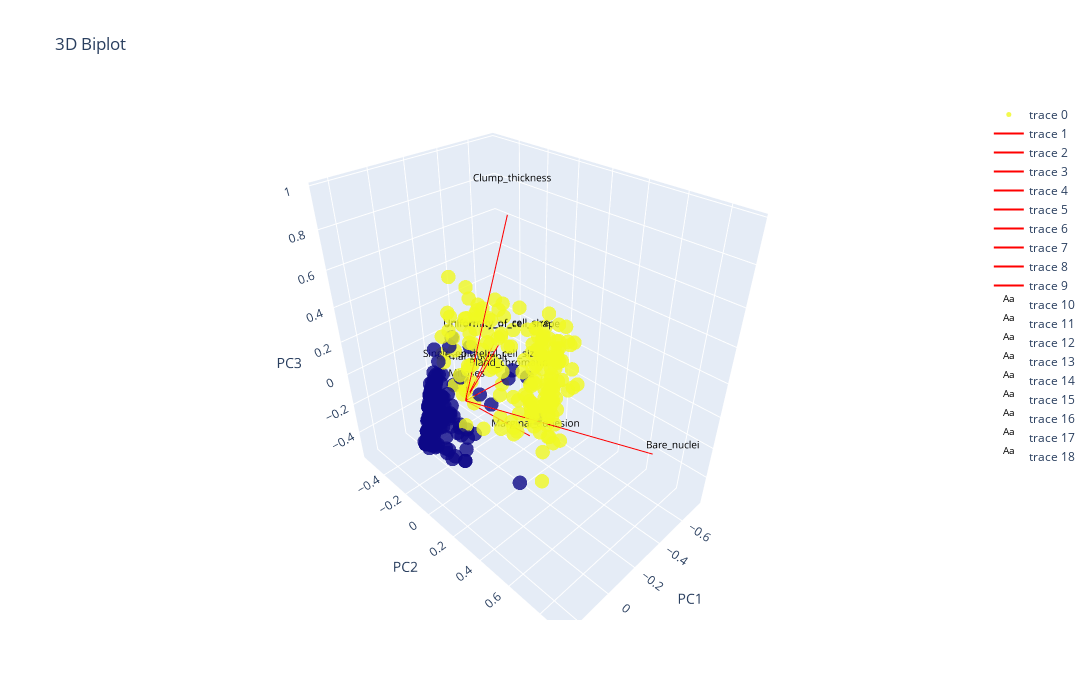

The notebook cell saved with this chart:
### Markdown cell above
**2.6 3D Biplot**

### Code cell
pca.biplot_3D(X_train, y_train, PC=(0,1,2), width=1200, height=700)

### Figure 1 — Plotly figure (JSON) as saved in the notebook; plotly's stock layout.template omitted (floating-point values rounded to 4 significant figures; data arrays with more than 128 entries replaced by an {"elided": "..."} marker saying what was removed)
{"data": [{"marker": {"color": {"elided": "524 int values"}, "opacity": 0.8, "size": 5}, "mode": "markers", "type": "scatter3d", "x": {"elided": "524 float values"}, "y": {"elided": "524 float values"}, "z": {"elided": "524 float values"}}, {"line": {"color": "red"}, "mode": "lines", "type": "scatter3d", "x": [0, -0.2902], "y": [0, 0.01405], "z": [0, 0.8785]}, {"line": {"color": "red"}, "mode": "lines", "type": "scatter3d", "x": [0, -0.4088], "y": [0, -0.2374], "z": [0, 0.03139]}, {"line": {"color": "red"}, "mode": "lines", "type": "scatter3d", "x": [0, -0.3939], "y": [0, -0.1812], "z": [0, 0.05839]}, {"line": {"color": "red"}, "mode": "lines", "type": "scatter3d", "x": [0, -0.3449], "y": [0, 0.1037], "z": [0, -0.385]}, {"line": {"color": "red"}, "mode": "lines", "type": "scatter3d", "x": [0, -0.2468], "y": [0, -0.1741], "z": [0, -0.04377]}, {"line": {"color": "red"}, "mode": "lines", "type": "scatter3d", "x": [0, -0.4254], "y": [0, 0.8211], "z": [0, -0.09061]}, {"line": {"color": "red"}, "mode": "lines", "type": "scatter3d", "x": [0, -0.2914], "y": [0, -0.02845], "z": [0, -0.04026]}, {"line": {"color": "red"}, "mode": "lines", "type": "scatter3d", "x": [0, -0.3647], "y": [0, -0.4191], "z": [0, -0.2449]}, {"line": {"color": "red"}, "mode": "lines", "type": "scatter3d", "x": [0, -0.1212], "y": [0, -0.1375], "z": [0, -0.06258]}, {"mode": "text", "text": ["Clump_thickness"], "textfont": {"color": "black", "size": 10}, "type": "scatter3d", "x": [-0.3192], "y": [0.01546], "z": [0.9663]}, {"mode": "text", "text": ["Uniformity_of_cell_size"], "textfont": {"color": "black", "size": 10}, "type": "scatter3d", "x": [-0.4497], "y": [-0.2611], "z": [0.03453]}, {"mode": "text", "text": ["Uniformity_of_cell_shape"], "textfont": {"color": "black", "size": 10}, "type": "scatter3d", "x": [-0.4332], "y": [-0.1993], "z": [0.06423]}, {"mode": "text", "text": ["Marginal_adhesion"], "textfont": {"color": "black", "size": 10}, "type": "scatter3d", "x": [-0.3794], "y": [0.114], "z": [-0.4235]}, {"mode": "text", "text": ["Single_epithelial_cell_size"], "textfont": {"color": "black", "size": 10}, "type": "scatter3d", "x": [-0.2715], "y": [-0.1915], "z": [-0.04815]}, {"mode": "text", "text": ["Bare_nuclei"], "textfont": {"color": "black", "size": 10}, "type": "scatter3d", "x": [-0.468], "y": [0.9032], "z": [-0.09968]}, {"mode": "text", "text": ["Bland_chromatin"], "textfont": {"color": "black", "size": 10}, "type": "scatter3d", "x": [-0.3205], "y": [-0.0313], "z": [-0.04428]}, {"mode": "text", "text": ["Normal_nucleoli"], "textfont": {"color": "black", "size": 10}, "type": "scatter3d", "x": [-0.4012], "y": [-0.461], "z": [-0.2694]}, {"mode": "text", "text": ["Mitoses"], "textfont": {"color": "black", "size": 10}, "type": "scatter3d", "x": [-0.1333], "y": [-0.1512], "z": [-0.06884]}], "layout": {"height": 700, "scene": {"xaxis": {"title": {"text": "PC1"}}, "yaxis": {"title": {"text": "PC2"}}, "zaxis": {"title": {"text": "PC3"}}}, "title": {"text": "3D Biplot"}, "width": 1200}}
